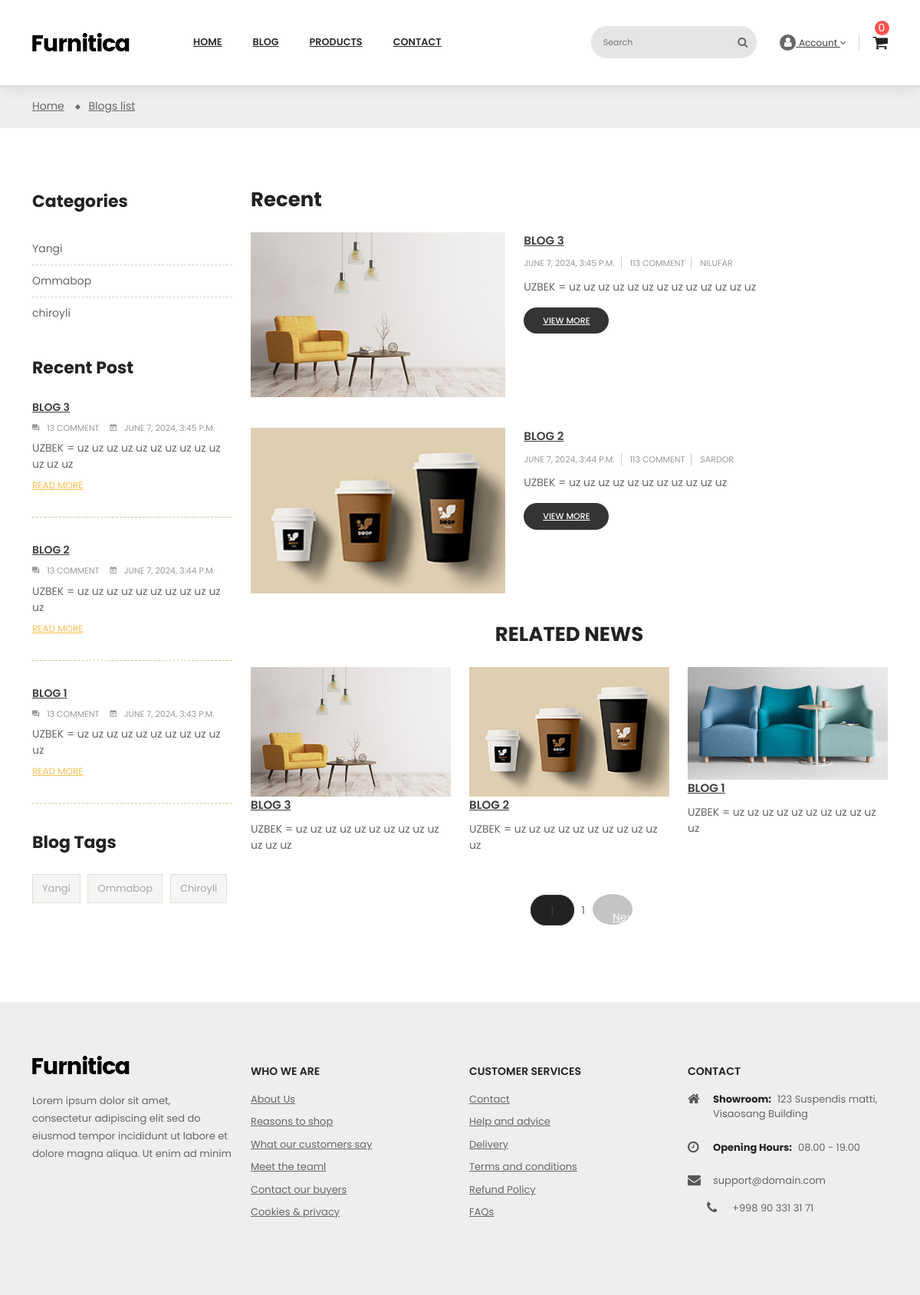
Screenshot of /en/blogs/ with the database file from the repository.
### blogs/models.py (models this page shows, shortened)
class BlogCategoryModel(models.Model):
    objects = None
    name = models.CharField(max_length=100)
    created_at = models.DateTimeField(auto_now_add=True)
    updated_at = models.DateTimeField(auto_now=True)
    class Meta:
        verbose_name = _('Category')
        verbose_name_plural = _('Categories')

class BlogModel(models.Model):
    objects = None
    title = models.CharField(max_length=100)
    image = models.ImageField(upload_to='blog-images')
    short_info = models.TextField(null=True)
    content = models.TextField()
    category = models.ManyToManyField(BlogCategoryModel, related_name='blogs')
    tags = models.ManyToManyField(BlogTagModel, related_name='tags')
    author = models.ForeignKey(AuthorModel, on_delete=models.CASCADE, related_name='blogs')
    created_at = models.DateTimeField(auto_now_add=True)
    updated_at = models.DateTimeField(auto_now=True)
    class Meta:
        verbose_name = 'Blog'
        verbose_name_plural = _('Blogs')

class BlogTagModel(models.Model):
    objects = None
    name = models.CharField(max_length=100)
    created_at = models.DateTimeField(auto_now_add=True)
    updated_at = models.DateTimeField(auto_now=True)
    class Meta:
        verbose_name = _('tag')
        verbose_name_plural = _('tags')

class AuthorModel(models.Model):
    objects = None
    name = models.CharField(max_length=100)
    image = models.ImageField(upload_to='blog-authors')
    about = models.TextField()
    position = models.CharField(max_length=100)
    profession = models.CharField(max_length=100)
    created_at = models.DateTimeField(auto_now_add=True)
    updated_at = models.DateTimeField(auto_now=True)
    class Meta:
        verbose_name = _('Author')
        verbose_name_plural = _('Authors')

### blogs/views.py (the view)
# urls.py: path('', BlogListView.as_view(), name='list'),
class BlogListView(ListView):
    template_name = 'blogs/blog-list.html'
    context_object_name = 'blogs'
    paginate_by = 2
    def get_queryset(self):
        qs = BlogModel.objects.all().order_by('-pk')
        cat = self.request.GET.get('cat')
        tag = self.request.GET.get('tag')
        if cat:
            qs = qs.filter(category__in=cat)
        if tag:
            qs = qs.filter(tags__in=tag)
        return qs
    def get_context_data(self, *, object_list=None, **kwargs):
        context = super().get_context_data(**kwargs)
        context['categories'] = BlogCategoryModel.objects.all()
        context['tags'] = BlogTagModel.objects.all()
        context['famous_blogs'] = BlogModel.objects.all().order_by('-created_at')
        context["related_blogs"]= BlogModel.objects.all().order_by('-created_at')
        return context

### products/templatetags/my_tags.py (called while the page is built)
@register.filter
def get_user_cart(request):
    cart = request.session.get('cart', [])
    products = ProductModel.objects.filter(pk__in=cart)
    return products

@register.filter
def get_cart_total(request):
    cart = request.session.get('cart', [])
    total = ProductModel.objects.filter(pk__in=cart).aggregate(total_price=Sum('real_price'))['total_price']
    return total if total is not None else 0

@register.simple_tag
def get_lang_url(request, lang):
    url = request.path.split('/')
    url[1] = lang
    return '/'.join(url)

### templates/blogs/blog-list.html (shortened to what this page needs)
{% extends 'base.html' %}
{% load static %}
{% load i18n %}
{% block content %}
    <div class="main-content">
        <div id="wrapper-site">
            <div id="content-wrapper">
                <div id="main">
                        <nav class="breadcrumb-bg">
                            <div class="container no-index">
                                <div class="breadcrumb">
                                    <ol>
                                        <li>
                                            <a href="#">
                                                <span>{% trans 'Home' %}</span>
                                            </a>
                                        </li>
                                        <li>
                                            <a href="#">
                                                <span>{% trans 'Blogs list' %}</span>
                                            </a>
                                        </li>
                                    </ol>
                                </div>
                            </div>
                        </nav>
                        <div class="container">
                            <div class="content">
                                <div class="row">
                                    <div class="sidebar-3 sidebar-collection col-lg-3 col-md-3 col-sm-4">
                                        <div class="sidebar-block">
                                            <div class="title-block">{% trans 'Categories' %}</div>
                                            <div class="block-content">
                                                {% for cat in categories %}
                                                <div class="cateTitle hasSubCategory open level1">
                                                    <a style="cursor: pointer" class="cateItem" onclick="addUrlParameter('cat','{{ cat.pk }}')">{{ cat.name }}</a>
                                                </div>
                                                {% endfor %}
                                            </div>
                                        </div>
                                        <div class="sidebar-block">
                                            <div class="title-block">{%trans 'Recent Post'%}</div>
                                            <div class="post-item-content">
                                                {% for blog in famous_blogs %}
                                                <div>
                                                    <div class="late-item first-child">
                                                        <a href="{% url 'blogs:detail' pk=blog.id %}">
                                                            <p class="content-title">{{ blog.title }}</p>
                                                        </a>
                                                        <span>
                                                            <i class="zmdi zmdi-comments"></i>13 comment
                                                        </span>
                                                        <span>
                                                            <i class="zmdi zmdi-calendar-note"></i>{{ blog.created_at }}
                                                        </span>
                                                        <p class="description">{{blog.short_info}}
                                                        </p>
                                                        <p class="remove">
                                                            <a href="{% url 'blogs:detail' pk=blog.id %}">{% trans 'READ MORE' %}</a>
                                                        </p>
                                                    </div>
                                                </div>
                                                {% endfor %}
                                            </div>
                                        </div>
                                        <div class="sidebar-block product-tags">
                                            <div class="title-block">
                                                {% trans 'Blog Tags' %}
                                            </div>
                                            <div class="block-content">
                                                <ul class="listSidebarBlog list-unstyled">
                                                    {% for tag in tags %}
                                                    <li>
                                                        <a style="cursor: pointer" onclick="addUrlParameter('tag','{{ tag.pk }}')"
                                                           title="Show products matching tag Hot Trend">{{ tag.name }}</a>
                                                    </li>
                                                    {% endfor %}
                                                </ul>
                                            </div>
                                        </div>
                                    </div>
                                    <div class="col-sm-8 col-lg-9 col-md-9 flex-xs-first main-blogs">
                                        <h2>{% trans 'Recent' %}</h2>
                                        {% for blog in blogs %}
                                        <div class="list-content row">
                                            <div class="hover-after col-md-5 col-xs-12">
                                                <a href="{% url 'blogs:detail' pk=blog.id %}">
                                                    <img src="{{ blog.image.url }}" alt="img">
                                                </a>
                                            </div>
                                            <div class="late-item col-md-7 col-xs-12">
                                                <p class="content-title">
                                                    <a href="{% url 'blogs:detail' pk=blog.id %}">{{ blog.title }}</a>
                                                </p>
                                                <p class="post-info">
                                                    <span>{{ blog.created_at }}</span>
                                                    <span>113 Comment</span>
                                                    <span>{{blog.author.name}}</span>
                                                </p>
                                                <p class="description">{{blog.short_info}}
                                                </p>
                                                <span class="view-more">
                                                    <a href="{% url 'blogs:detail' pk=blog.id %}">{% trans 'view more' %}</a>
                                                </span>
                                            </div>
                                        </div>
                                        {% endfor %}
                                    <div class="related">
                                            <h2 class="title-block">{% trans 'RELATED NEWS' %}</h2>
                                            <div class="main-blogs">
                                                <div class="row">
                                                    {% for blog in related_blogs %}
                                                    <div class="col-md-4">
                                                        <div class="hover-after">
                                                            <a href="blog-detail.html">
                                                                <img src="{{ blog.image.url }}" alt="img" class="img-fluid">
                                                            </a>
                                                        </div>
                                                        <div class="late-item">
                                                            <p class="content-title">
                                                                <a href="blog-detail.html">{{ blog.title }}</a>
                                                            </p>
                                                            <p class="description">{{ blog.short_info }}
                                                            </p>
                                                        </div>
                                                    </div>
                                                    {% endfor %}
                                                </div>
                                            </div>
                                        </div>
                                        <div class="page-list col">
                                            <ul class="justify-content-center d-flex">
                                                {% for page in page_obj.paginator.page_range %}
                                                <li {% if page == page_obj.number %} class="current active">{% endif %}
                                                    <a rel="nofollow" href="?page={{ page }}" class="disabled js-search-link">
                                                        1
                                                    </a>
                                                </li>
                                                {% endfor %}
                                                {% if page_obj.has_next %}
                                                <li>
                                                    <a rel="next" href="?page={{ page_obj.next_page_number }}" class="next disabled js-search-link">
                                                        {% trans 'Next' %}
                                                    </a>
                                                </li>
                                                {% endif %}
                                            </ul>
                                        </div>
                                    </div>
                                </div>
                            </div>
                        </div>
                    </div>
                </div>
            </div>
        </div>
{% endblock %}

### rows the page displays
BlogCategoryModel: name "Yangi"
BlogCategoryModel: name "Ommabop"
BlogCategoryModel: name "chiroyli"
BlogModel: title "BLOG 3", created_at "JUNE 7, 2024, 3:45 P.M.", short_info "UZBEK = uz uz uz uz uz uz uz uz uz uz uz uz uz", image (picture), author.name "NILUFAR"
BlogModel: title "BLOG 2", created_at "JUNE 7, 2024, 3:44 P.M.", short_info "UZBEK = uz uz uz uz uz uz uz uz uz uz uz", image (picture), author.name "SARDOR"
BlogModel: title "BLOG 1", created_at "JUNE 7, 2024, 3:43 P.M.", short_info "UZBEK = uz uz uz uz uz uz uz uz uz uz uz", image (picture)
BlogTagModel: name "Yangi"
BlogTagModel: name "Ommabop"
BlogTagModel: name "Chiroyli"

### other values shown
{{ request|get_user_cart|length }} "0"
